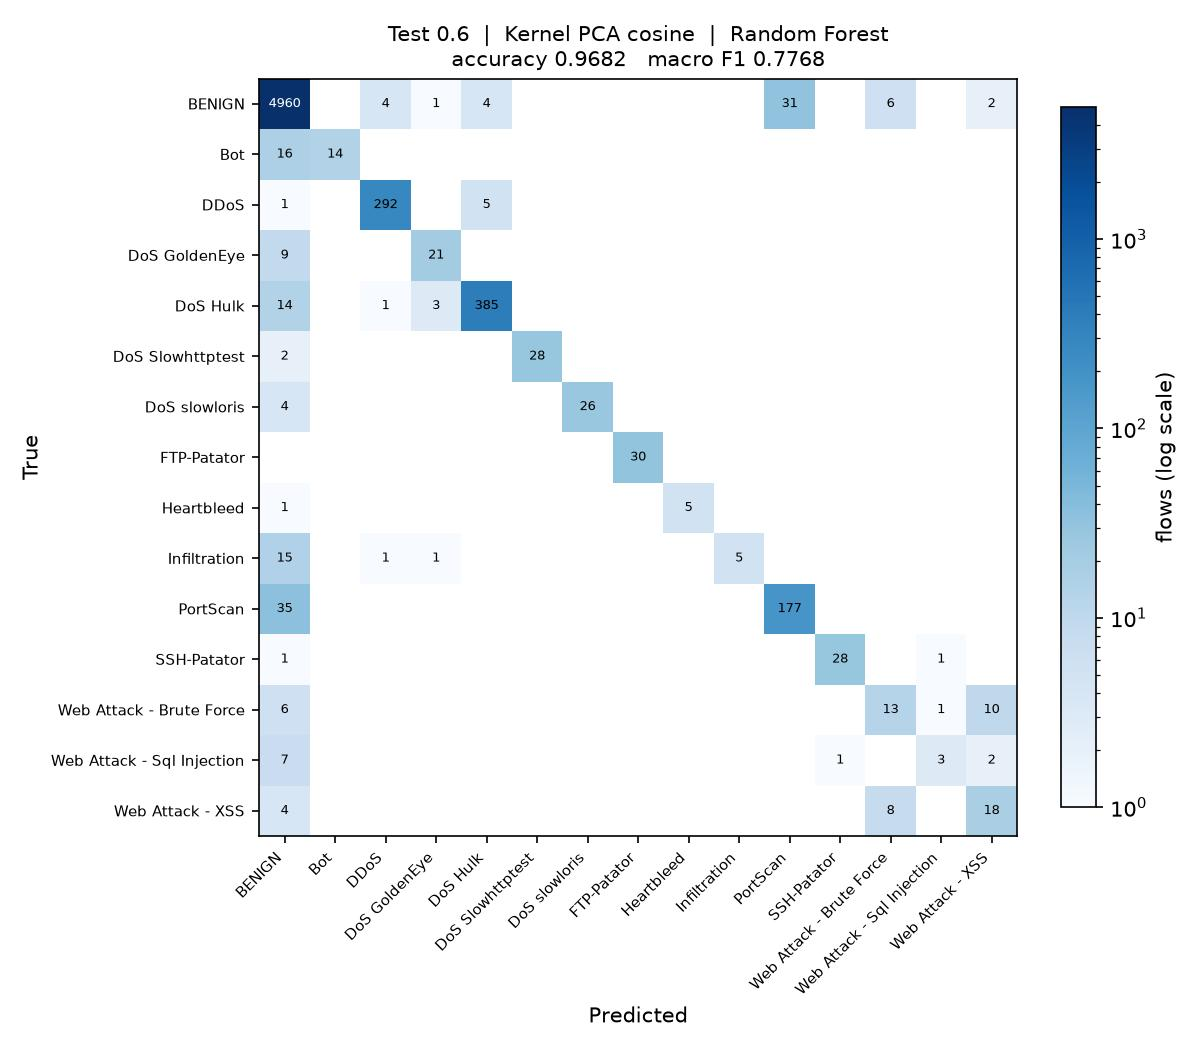

Write Python code to recreate this figure.
"""
Test_0.6_DR_COS_RF

Test size 0.6  |  Kernel PCA (cosine)  |  Random Forest  (reference sheet #7)

Run on its own:

    python Test_0.6_DR_COS_RF.py

Writes Test_0.6_DR_COS_RF.jpg (confusion matrix) and appends one row to
results/75_runs.csv.
"""

import os
import sys
import time
import warnings
from pathlib import Path

import matplotlib
matplotlib.use("Agg")
import matplotlib.pyplot as plt
import numpy as np
import pandas as pd
from sklearn.decomposition import KernelPCA
from sklearn.impute import SimpleImputer
from sklearn.metrics import (accuracy_score, confusion_matrix, f1_score,
                             precision_score, recall_score)
from sklearn.model_selection import train_test_split
from sklearn.preprocessing import LabelEncoder, StandardScaler
from sklearn.ensemble import RandomForestClassifier

sys.path.insert(0, str(Path(__file__).resolve().parent.parent))
from common import load_sample                      # noqa: E402

warnings.filterwarnings("ignore")

# ----- this run -------------------------------------------------------------
TEST_SIZE = 0.6
KERNEL = "cosine"
CLASSIFIER = "RF"
N_COMPONENTS = 15
# ----------------------------------------------------------------------------

SEED = 0
N_JOBS = max(1, (os.cpu_count() or 2) // 2)
STEM = "Test_0.6_DR_COS_RF"
HERE = Path(__file__).resolve().parent
RESULTS = HERE.parent / "results"


def main():
    t0 = time.time()
    df = load_sample(10000, 50, SEED)
    y = LabelEncoder().fit_transform(df["Label"])
    X = df.drop(columns=["Label", "Day"])
    classes = sorted(df["Label"].unique())
    print(f"{len(df):,} flows, {X.shape[1]} features, {len(classes)} classes")

    X_train, X_test, y_train, y_test = train_test_split(
        X, y, test_size=TEST_SIZE, random_state=SEED, stratify=y)

    # mean imputation and scaling, fitted on the training split only
    imputer = SimpleImputer(strategy="mean").fit(X_train)
    scaler = StandardScaler().fit(imputer.transform(X_train))
    X_train = scaler.transform(imputer.transform(X_train))
    X_test = scaler.transform(imputer.transform(X_test))

    # dimensionality reduction: Kernel PCA, fitted on the training split only.
    # arpack keeps the largest positive eigenvalues; the randomized solver ranks
    # them by magnitude and fails on the sigmoid kernel, which is not PSD.
    kpca = KernelPCA(n_components=N_COMPONENTS, kernel=KERNEL,
                     eigen_solver="arpack", random_state=SEED, n_jobs=N_JOBS)
    X_train = kpca.fit_transform(X_train)
    X_test = kpca.transform(X_test)
    print(f"Kernel PCA ({KERNEL}): {X_train.shape[1]} components")

    classifier = RandomForestClassifier(n_estimators=200, criterion="entropy",
                                    n_jobs=N_JOBS, random_state=SEED)
    classifier.fit(X_train, y_train)
    y_pred = classifier.predict(X_test)

    acc = accuracy_score(y_test, y_pred)
    pre = precision_score(y_test, y_pred, average="macro", zero_division=0)
    rec = recall_score(y_test, y_pred, average="macro", zero_division=0)
    f1 = f1_score(y_test, y_pred, average="macro", zero_division=0)
    pre_w = precision_score(y_test, y_pred, average="weighted", zero_division=0)
    rec_w = recall_score(y_test, y_pred, average="weighted", zero_division=0)
    f1_w = f1_score(y_test, y_pred, average="weighted", zero_division=0)

    print(f"Accuracy  : {acc:.4f}")
    print(f"Precision : {pre:.4f}")
    print(f"Recall    : {rec:.4f}")
    print(f"F1 Score  : {f1:.4f}")

    # confusion matrix image, named to match this script
    cm = confusion_matrix(y_test, y_pred, labels=range(len(classes)))
    fig, ax = plt.subplots(figsize=(8, 7))
    im = ax.imshow(cm, cmap="Blues", norm=matplotlib.colors.LogNorm(vmin=1))
    ax.set_xticks(range(len(classes)), classes, rotation=45, ha="right", fontsize=7)
    ax.set_yticks(range(len(classes)), classes, fontsize=7)
    ax.set_xlabel("Predicted")
    ax.set_ylabel("True")
    ax.set_title(f"Test {TEST_SIZE}  |  Kernel PCA {KERNEL}  |  Random Forest\n"
                 f"accuracy {acc:.4f}   macro F1 {f1:.4f}", fontsize=10)
    for i in range(len(classes)):
        for j in range(len(classes)):
            if cm[i, j]:
                ax.text(j, i, cm[i, j], ha="center", va="center", fontsize=6,
                        color="white" if cm[i, j] > cm.max() / 3 else "black")
    fig.colorbar(im, ax=ax, fraction=0.04, label="flows (log scale)")
    fig.tight_layout()
    fig.savefig(HERE / f"{STEM}.jpg", dpi=150)
    plt.close(fig)

    # one row appended to the shared results table
    RESULTS.mkdir(exist_ok=True)
    row = {"Test": TEST_SIZE, "DR": "COS", "Clas": CLASSIFIER,
           "Acc": round(acc, 4), "Pre": round(pre, 4), "Rec": round(rec, 4),
           "F1": round(f1, 4),
           "Pre_weighted": round(pre_w, 4), "Rec_weighted": round(rec_w, 4),
           "F1_weighted": round(f1_w, 4),
           "n_components": N_COMPONENTS, "seconds": round(time.time() - t0, 1),
           "script": STEM}
    out = RESULTS / "75_runs.csv"
    old = pd.read_csv(out).to_dict("records") if out.exists() else []
    old = [r for r in old if r.get("script") != STEM]
    pd.DataFrame(old + [row]).to_csv(out, index=False)
    print(f"saved {STEM}.jpg and appended to results/75_runs.csv "
          f"({time.time() - t0:.0f}s)")


if __name__ == "__main__":
    main()
